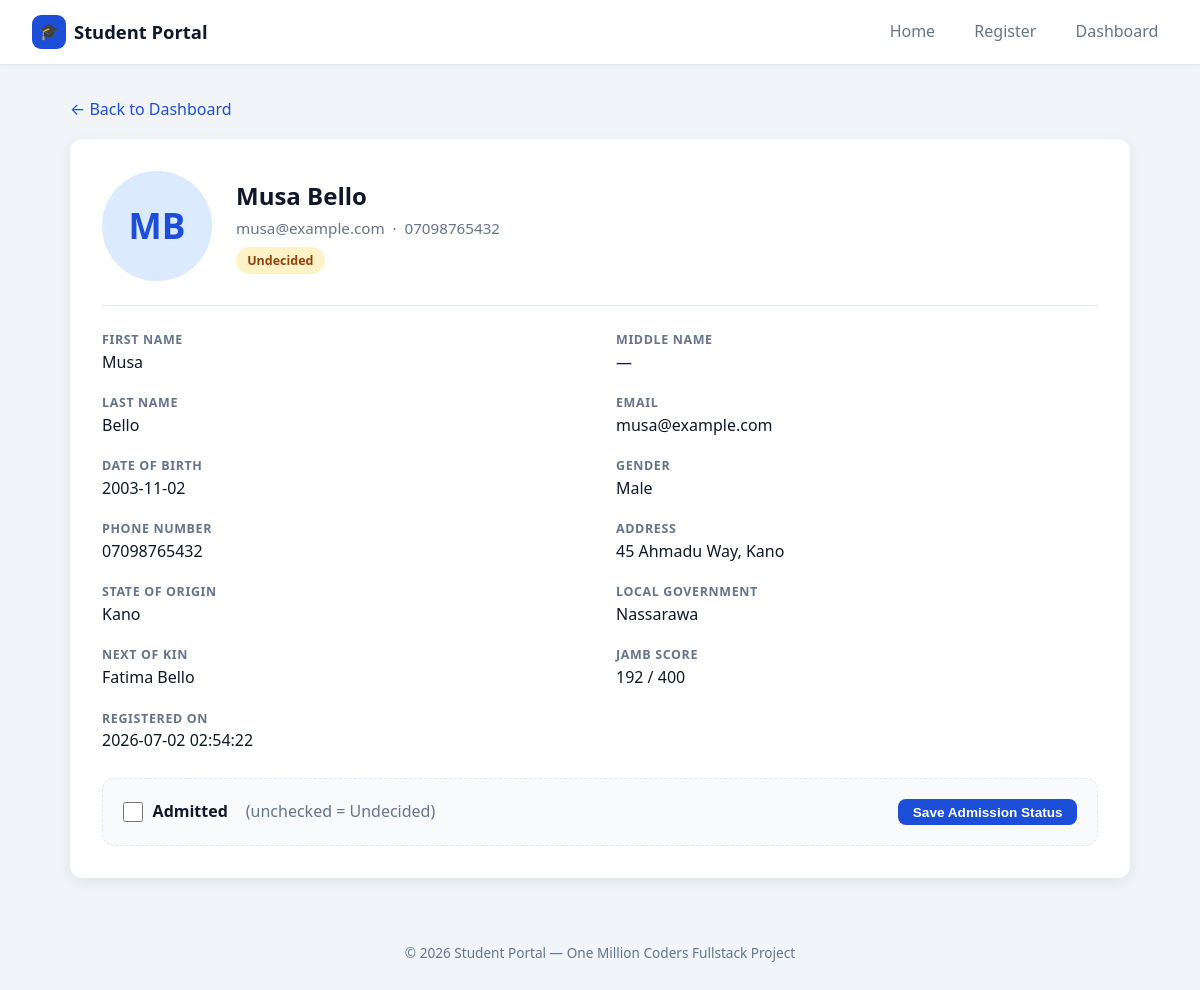
Screenshot of /view.php?id=2 with the database file from the repository.
### tables this page shows
CREATE TABLE students (
                id               INTEGER PRIMARY KEY AUTOINCREMENT,
                profile_image    TEXT,
                first_name       TEXT NOT NULL,
                middle_name      TEXT,
                last_name        TEXT NOT NULL,
                email            TEXT NOT NULL,
                date_of_birth    TEXT NOT NULL,
                gender           TEXT NOT NULL,
                phone_number     TEXT NOT NULL,
                address          TEXT NOT NULL,
                state_of_origin  TEXT NOT NULL,
                local_government TEXT NOT NULL,
                next_of_kin      TEXT NOT NULL,
                jamb_score       INTEGER NOT NULL,
                admission_status TEXT NOT NULL DEFAULT 'Undecided',
                created_at       TEXT NOT NULL DEFAULT (datetime('now'))
            );

### db.php (called while the page is built, shortened)
<?php
function e(?string $value): string
{
    return htmlspecialchars($value ?? '', ENT_QUOTES, 'UTF-8');
}

### view.php (the view, shortened to what this page needs)
<?php
require __DIR__ . '/db.php';
$id = filter_var($_GET['id'] ?? '', FILTER_VALIDATE_INT);
$db = get_db();
$stmt = $db->prepare("SELECT * FROM students WHERE id = ?");
$stmt->execute([$id]);
$s = $stmt->fetch();
$fullName = trim($s['first_name'] . ' ' . ($s['middle_name'] ? $s['middle_name'] . ' ' : '') . $s['last_name']);
$initials = strtoupper(substr($s['first_name'], 0, 1) . substr($s['last_name'], 0, 1));
$isAdmitted = $s['admission_status'] === 'Admitted';
$details = [
    'First Name'        => $s['first_name'],
    'Middle Name'       => $s['middle_name'] ?: '—',
    'Last Name'         => $s['last_name'],
    'Email'             => $s['email'],
    'Date of Birth'     => $s['date_of_birth'],
    'Gender'            => $s['gender'],
    'Phone Number'      => $s['phone_number'],
    'Address'           => $s['address'],
    'State of Origin'   => $s['state_of_origin'],
    'Local Government'  => $s['local_government'],
    'Next of Kin'       => $s['next_of_kin'],
    'JAMB Score'        => $s['jamb_score'] . ' / 400',
    'Registered On'     => $s['created_at'],
];
?>
<!DOCTYPE html>
<html lang="en">
<head>
    <link rel="stylesheet" href="style.css">
</head>
<body>
<header class="navbar">
    <div class="brand"><span class="logo">🎓</span> Student Portal</div>
    <nav>
        <a href="index.php">Home</a>
        <a href="form.php">Register</a>
        <a href="dashboard.php">Dashboard</a>
    </nav>
</header>
<div class="container">
    <p style="margin-bottom: 1rem;"><a href="dashboard.php">← Back to Dashboard</a></p>
    <div class="card">
        <div class="profile-header">
            <?php if ($s['profile_image'] && file_exists(__DIR__ . '/' . $s['profile_image'])): ?>
                <img src="<?= e($s['profile_image']) ?>" alt="<?= e($fullName) ?>">
            <?php else: ?>
                <div class="avatar-lg"><?= e($initials) ?></div>
            <?php endif; ?>
            <div>
                <h2><?= e($fullName) ?></h2>
                <div class="meta"><?= e($s['email']) ?> &nbsp;·&nbsp; <?= e($s['phone_number']) ?></div>
                <div style="margin-top: 0.4rem;">
                    <span class="badge <?= $isAdmitted ? 'badge-admitted' : 'badge-undecided' ?>">
                        <?= e($s['admission_status']) ?>
                    </span>
                </div>
            </div>
        </div>
        <div class="detail-grid">
            <?php foreach ($details as $label => $value): ?>
                <div class="detail-item">
                    <div class="label"><?= e($label) ?></div>
                    <div class="value"><?= e((string) $value) ?></div>
                </div>
            <?php endforeach; ?>
        </div>
        <form method="post" class="admission-box">
            <label>
                <input type="checkbox" name="admitted" value="1" <?= $isAdmitted ? 'checked' : '' ?>>
                Admitted &nbsp;<span style="color: var(--muted); font-weight: 400;">(unchecked = Undecided)</span>
            </label>
            <button type="submit" class="btn btn-primary btn-sm">Save Admission Status</button>
        </form>
    </div>
</div>
<footer class="footer">
    &copy; <?= date('Y') ?> Student Portal — One Million Coders Fullstack Project
</footer>
</body>
</html>

### style.css (style rules this page uses)
:root { --primary: #1d4ed8; --primary-dark: #1e40af; --primary-light: #dbeafe; --bg: #f1f5f9; --card: #ffffff; --text: #0f172a; --muted: #64748b; --border: #e2e8f0; --success: #16a34a; --success-light: #dcfce7; --warning: #d97706; --warning-light: #fef3c7; --radius: 12px; --shadow: 0 4px 16px rgba(15, 23, 42, 0.08); }
* { margin: 0; padding: 0; box-sizing: border-box; }
body { font-family: "Segoe UI", system-ui, -apple-system, sans-serif; background: var(--bg); color: var(--text); min-height: 100vh; line-height: 1.6; }
a { color: var(--primary); text-decoration: none; }
.navbar { background: var(--card); border-bottom: 1px solid var(--border); padding: 0.9rem 2rem; display: flex; align-items: center; justify-content: space-between; position: sticky; top: 0; z-index: 10; box-shadow: 0 1px 4px rgba(15, 23, 42, 0.05); }
.navbar .brand { font-size: 1.15rem; font-weight: 700; color: var(--text); display: flex; align-items: center; gap: 0.5rem; }
.navbar .brand .logo { background: var(--primary); color: #fff; width: 34px; height: 34px; border-radius: 9px; display: inline-flex; align-items: center; justify-content: center; font-size: 1rem; }
.navbar nav { display: flex; gap: 1.25rem; }
.navbar nav a { color: var(--muted); font-weight: 500; padding: 0.3rem 0.6rem; border-radius: 8px; transition: all 0.15s ease; }
.container { max-width: 1100px; margin: 2rem auto; padding: 0 1.25rem; }
.card { background: var(--card); border-radius: var(--radius); box-shadow: var(--shadow); padding: 2rem; }
.btn { display: inline-block; padding: 0.7rem 1.6rem; border-radius: 10px; font-size: 1rem; font-weight: 600; border: none; cursor: pointer; transition: all 0.15s ease; }
.btn-primary { background: var(--primary); color: #fff; }
.btn-sm { padding: 0.35rem 0.9rem; font-size: 0.85rem; border-radius: 8px; }
.badge { display: inline-block; padding: 0.2rem 0.7rem; border-radius: 999px; font-size: 0.78rem; font-weight: 700; }
.badge-undecided { background: var(--warning-light); color: #92400e; }
.profile-header { display: flex; align-items: center; gap: 1.5rem; padding-bottom: 1.5rem; border-bottom: 1px solid var(--border); margin-bottom: 1.5rem; }
.profile-header img, .profile-header .avatar-lg { width: 110px; height: 110px; border-radius: 50%; object-fit: cover; border: 4px solid var(--primary-light); }
.profile-header .avatar-lg { display: flex; align-items: center; justify-content: center; background: var(--primary-light); color: var(--primary); font-size: 2.2rem; font-weight: 700; }
.profile-header h2 { font-size: 1.5rem; }
.profile-header .meta { color: var(--muted); font-size: 0.95rem; }
.detail-grid { display: grid; grid-template-columns: 1fr 1fr; gap: 1.1rem 2rem; margin-bottom: 1.5rem; }
.detail-item .label { font-size: 0.78rem; text-transform: uppercase; letter-spacing: 0.05em; color: var(--muted); font-weight: 700; }
.detail-item .value { font-size: 1rem; font-weight: 500; }
.admission-box { background: #f8fafc; border: 1.5px dashed var(--border); border-radius: var(--radius); padding: 1.25rem; display: flex; align-items: center; justify-content: space-between; gap: 1rem; flex-wrap: wrap; }
.admission-box label { display: flex; align-items: center; gap: 0.6rem; font-weight: 600; cursor: pointer; }
.admission-box input[type="checkbox"] { width: 20px; height: 20px; accent-color: var(--success); cursor: pointer; }
.footer { text-align: center; color: var(--muted); font-size: 0.85rem; padding: 2rem 1rem; }

### rows the page displays
students: initials "MB", fullName "Musa Bello", email "musa@example.com", phone_number "07098765432", admission_status "Undecided"

### other values shown
$label "FIRST NAME"
$value "Musa"
$label "MIDDLE NAME"
$value "—"
$label "LAST NAME"
$value "Bello"
$label "EMAIL"
$value "musa@example.com"
$label "DATE OF BIRTH"
$value "2003-11-02"
$label "GENDER"
$value "Male"
$label "PHONE NUMBER"
$value "07098765432"
$label "ADDRESS"
